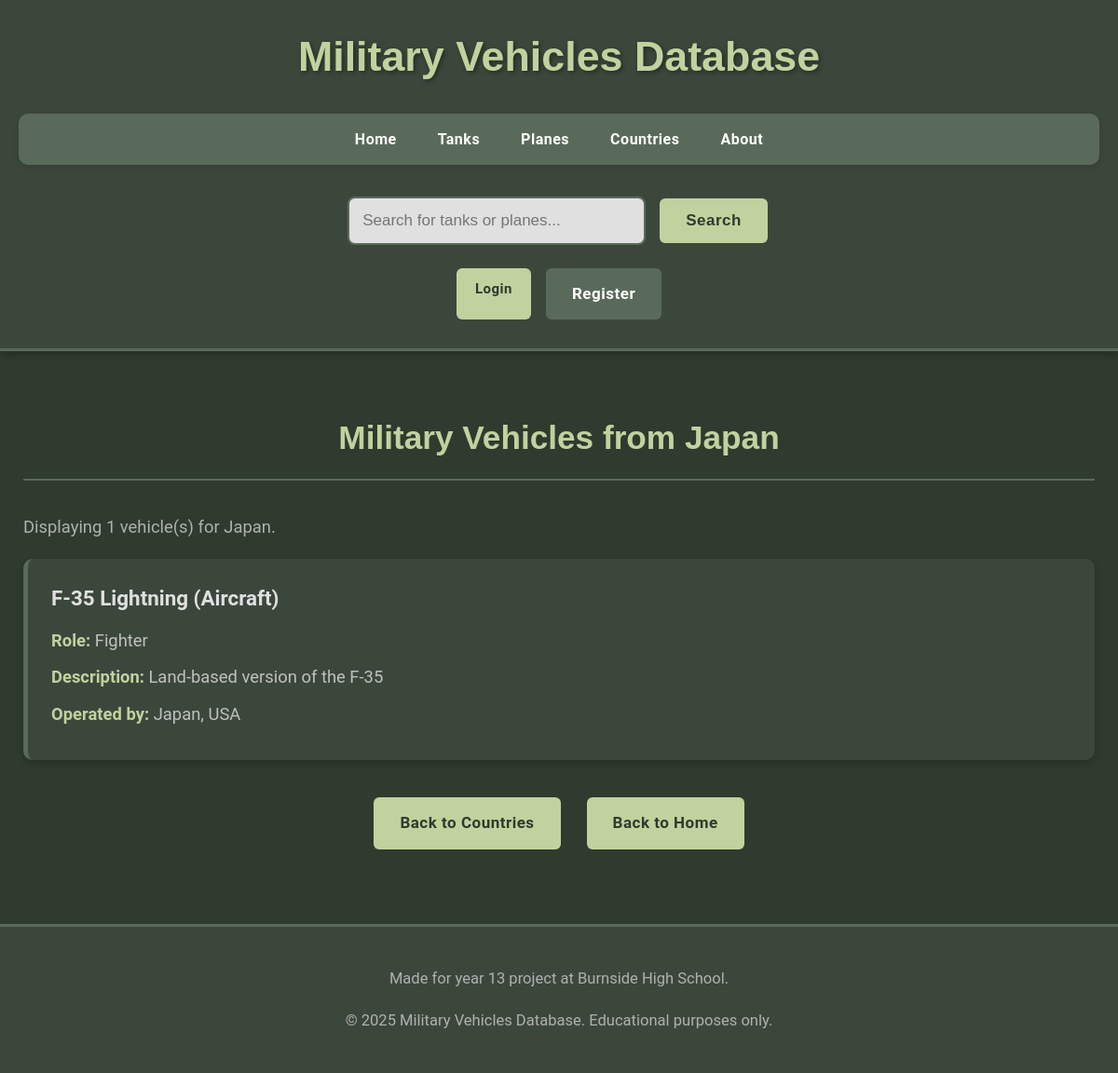
Before: /countries/1 with the older database file.
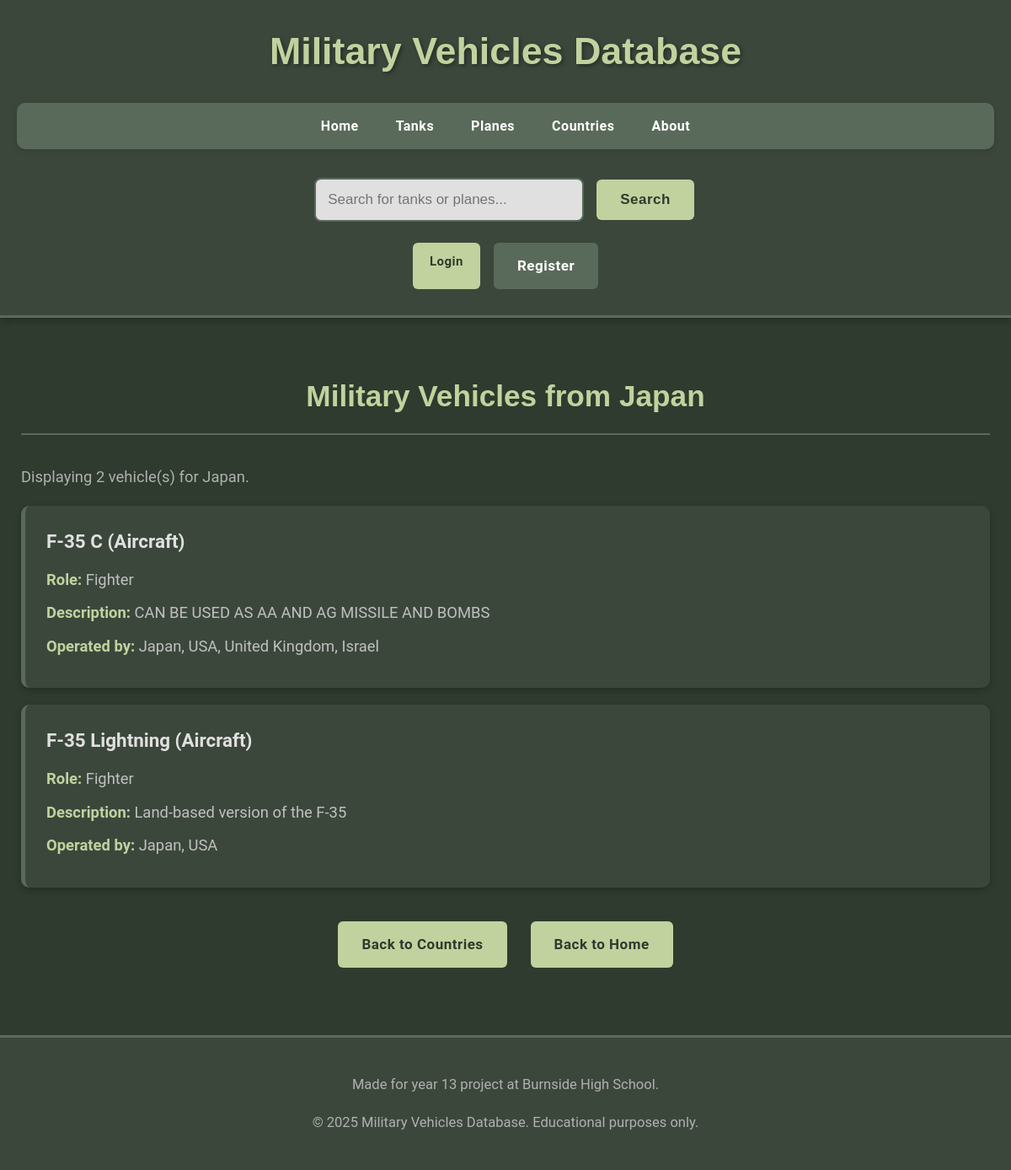
After: the same page with the newer database file.
### app/models.py (models this page shows, shortened)
class Plane(db.Model):
    __tablename__ = 'plane'
    id = db.Column(db.Integer, primary_key=True)
    name = db.Column(db.String(100), nullable=False, unique=True)
    role = db.Column(db.String(50))
    description = db.Column(db.Text)
    type = db.Column(db.String(50), default='Aircraft')
    countries = db.relationship('Country', secondary=plane_countries, lazy=True,
                                backref=db.backref('planes', lazy=True))

class Country(db.Model):
    __tablename__ = 'country'
    id = db.Column(db.Integer, primary_key=True)
    name = db.Column(db.String(100), nullable=False, unique=True)

### app/routes.py (the view)
@app.route('/countries/<int:country_id>')
def vehicles_by_country(country_id):
    country = Country.query.get_or_404(country_id)
    tanks = country.tanks  # This is already a list of Tank objects
    planes = country.planes  # This is already a list of Plane objects
    all_vehicles = sorted(list(tanks) + list(planes), key=lambda v: v.name)
    return render_template('vehicles_by_country.html', country=country, vehicles=all_vehicles)

### app/templates/vehicles_by_country.html (shortened to what this page needs)
<!DOCTYPE html>
{% extends "layout.html" %}
{% block content %}
<h2>Military Vehicles from {{ country.name }}</h2>
{% if vehicles %}
    <p>Displaying {{ vehicles|length }} vehicle(s) for {{ country.name }}.</p>
    <div class="vehicle-list">
        {% for vehicle in vehicles %}
            <div class="weapon-item">
                <h3>{{ vehicle.name }} ({{ vehicle.type }})</h3>
                {% if vehicle.role %}<p><strong>Role:</strong> {{ vehicle.role }}</p>{% endif %}
                <p><strong>Description:</strong> {{ vehicle.description }}</p>
                <p><strong>Operated by:</strong>
                    {% for c in vehicle.countries %}
                        {{ c.name }}{% if not loop.last %}, {% endif %}
                    {% endfor %}
                </p>
            </div>
        {% endfor %}
    </div>
{% else %}
    <p>No vehicles found for {{ country.name }} yet.</p>
{% endif %}
<div class="navigation-buttons">
    <a href="{{ url_for('countries_list') }}" class="menu-button">Back to Countries</a>
    <a href="{{ url_for('homepage') }}" class="menu-button">Back to Home</a>
</div>
{% endblock %}

Changed rows visible on the page:
added Plane: name "F-35 C", type "Aircraft", role "Fighter", description "CAN BE USED AS AA AND AG MISSILE AND BOMBS", Country (name "Japan"), Country (name "USA")
now on this page (row unchanged): Country: name "United Kingdom", shown under "F-35 C"
now on this page (row unchanged): Country: name "Israel", shown under "F-35 C"
Other visible differences:
{{ vehicles|length }}: "1" → "2"
